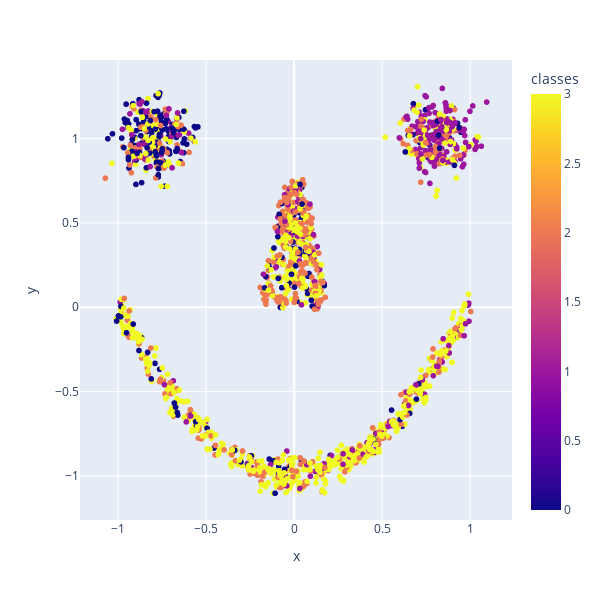

Notebook source saved alongside this figure:
### Code cell
fig = px.scatter(gen, x = 'x', y = 'y', color = 'classes', width = 600, height = 600)
fig

### Figure 1 — Plotly figure (JSON) as saved in the notebook; plotly's stock layout.template omitted (floating-point values rounded to 4 significant figures; data arrays with more than 128 entries replaced by an {"elided": "..."} marker saying what was removed)
{"data": [{"hovertemplate": "x=%{x}<br>y=%{y}<br>classes=%{marker.color}<extra></extra>", "legendgroup": "", "marker": {"color": {"elided": "2000 int values"}, "coloraxis": "coloraxis", "symbol": "circle"}, "mode": "markers", "name": "", "showlegend": false, "type": "scattergl", "x": {"elided": "2000 float values"}, "xaxis": "x", "y": {"elided": "2000 float values"}, "yaxis": "y"}], "layout": {"coloraxis": {"colorbar": {"title": {"text": "classes"}}, "colorscale": [[0, "#0d0887"], [0.1111, "#46039f"], [0.2222, "#7201a8"], [0.3333, "#9c179e"], [0.4444, "#bd3786"], [0.5556, "#d8576b"], [0.6667, "#ed7953"], [0.7778, "#fb9f3a"], [0.8889, "#fdca26"], [1, "#f0f921"]]}, "height": 600, "legend": {"tracegroupgap": 0}, "margin": {"t": 60}, "width": 600, "xaxis": {"anchor": "y", "autorange": true, "domain": [0, 1], "range": [-1.217, 1.238], "title": {"text": "x"}, "type": "linear"}, "yaxis": {"anchor": "x", "autorange": true, "domain": [0, 1], "range": [-1.262, 1.466], "title": {"text": "y"}, "type": "linear"}}}
